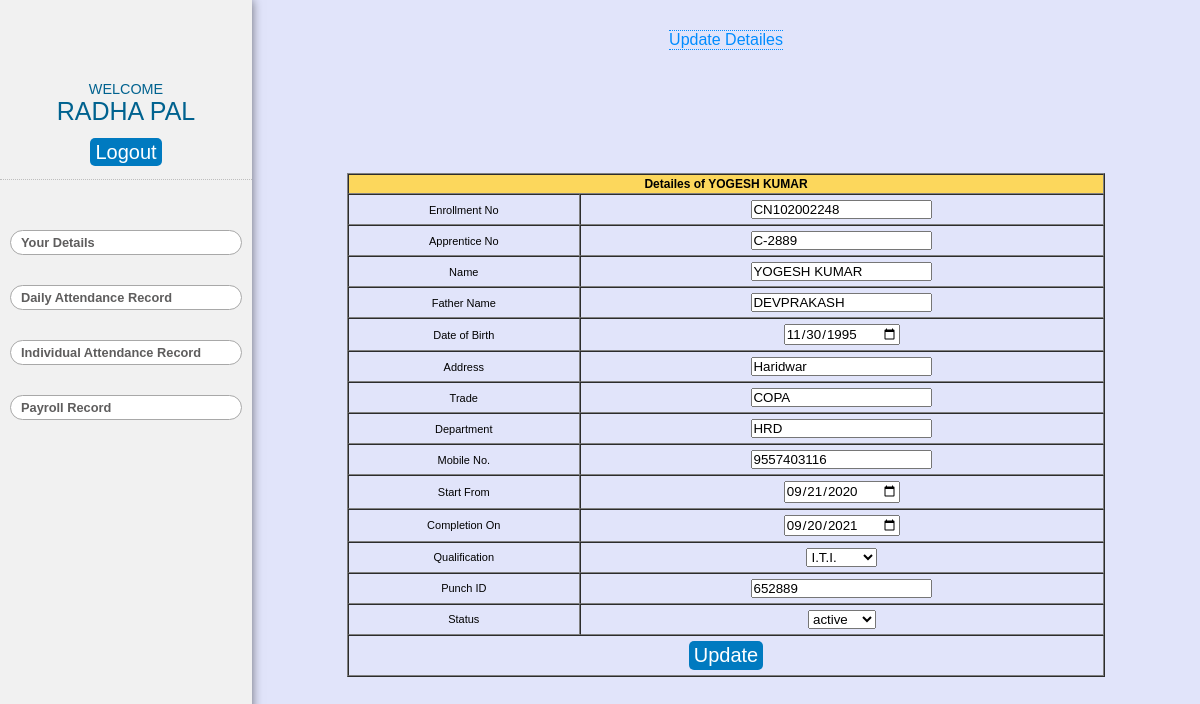
Screenshot of /update-details.php?apprentice_no=C-2889 (signed in) with the database file from the repository.
### tables this page shows
CREATE TABLE `apprentice` (
  `sn` int(11) NOT NULL,
  `enrollment_no` varchar(255) NOT NULL,
  `apprentice_no` varchar(255) NOT NULL,
  `name` varchar(255) NOT NULL,
  `father_name` varchar(255) NOT NULL,
  `dob` date NOT NULL,
  `address` varchar(255) NOT NULL,
  `trade` varchar(255) NOT NULL,
  `department` varchar(255) NOT NULL,
  `mobile` varchar(255) NOT NULL,
  `start_from` date NOT NULL,
  `completion_on` date NOT NULL,
  `qualification` int(11) NOT NULL,
  `punch_id` varchar(100) NOT NULL,
  `status` int(11) NOT NULL DEFAULT 1,
  `role` int(11) NOT NULL,
  `password` varchar(100) NOT NULL
);

### update-details.php (the view, shortened to what this page needs)
<!DOCTYPE html>
<html lang="en">
<head>
</head>
<body>
    <section class="content">
        <div class="main">
            <?php include_once "side-1.php"; ?>
            <div class="side-2" style="overflow-y:scroll">
                <div class="app-reg ">
                    <div class="upper-tab">
                    <p>Update Detailes</p>
                    </div>
                    <div class="input-table">
                        <?php include "backend/db.php";
                        $apprentice_no = "";
                        if (isset($_GET['apprentice_no'])) {
                            $apprentice_no = $_GET['apprentice_no'];
                        }
                        $sql = "SELECT * from apprentice WHERE apprentice_no = '{$apprentice_no}'";
                        $result = mysqli_query($conn, $sql) or die("Query failed");
                        if (mysqli_num_rows($result) > 0) {
                            while ($row = mysqli_fetch_assoc($result)) {
                        ?>
                                <table width="100%" border="1" cellpadding="1" cellspacing="0" style="text-align:center; ">
                                    <thead>
                                        <tr>
                                            <th colspan="2">Detailes of <?php echo $row['name']; ?> </th>
                                        </tr>
                                    </thead>
                                    <form action="backend/update-details-save.php?apprentice_id=<?php echo $apprentice_no; ?>" method="POST">
                                        <tbody>
                                            <tr>
                                                <td>Enrollment No</td>
                                                <td><input type="text" name="enrollment_no" value="<?php echo $row['enrollment_no']; ?>" ></td>
                                            </tr>
                                            <tr>
                                                <td>Apprentice No</td>
                                                <td><input type="text" name="apprentice_no" value="<?php echo $row['apprentice_no']; ?>"></td>
                                            </tr>
                                            <tr>
                                                <td>Name</td>
                                                <td><input type="text" name="name" value="<?php echo $row['name']; ?>"></td>
                                            </tr>
                                            <tr>
                                                <td>Father Name</td>
                                                <td><input type="text" name="father_name" value="<?php echo $row['father_name']; ?>"></td>
                                            </tr>
                                            <tr>
                                                <td>Date of Birth</td>
                                                <td><input type="date" name="dob" value="<?php echo $row['dob']; ?>"></td>
                                            </tr>
                                            <tr>
                                                <td>Address</td>
                                                <td><input type="text" name="address" value="<?php echo $row['address']; ?>"></td>
                                            </tr>
                                            <tr>
                                                <td>Trade</td>
                                                <td><input type="text" name="trade" value="<?php echo $row['trade']; ?>"></td>
                                            </tr>
                                            <tr>
                                                <td>Department</td>
                                                <td><input type="text" name="department" value="<?php echo $row['department']; ?>"></td>
                                            </tr>
                                            <tr>
                                                <td>Mobile No.</td>
                                                <td><input type="text" name="mobile" value="<?php echo $row['mobile']; ?>"></td>
                                            </tr>
                                            <tr>
                                                <td>Start From</td>
                                                <td><input type="date" name="from" value="<?php echo $row['start_from']; ?>"></td>
                                            </tr>
                                            <tr>
                                                <td>Completion On</td>
                                                <td><input type="date" name="to" value="<?php echo $row['completion_on']; ?>"></td>
                                            </tr>
                                            <tr>
                                                <td>Qualification</td>
                                                <td><select name="qualification" id="qualification">
                                                        <?php
                                                        $sql2 = "SELECT * from qualifications";
                                                        $result2 = mysqli_query($conn, $sql2);
                                                        if (mysqli_num_rows($result2) > 0) {
                                                            while ($row2 = mysqli_fetch_assoc($result2)) {
                                                                if ($row['qualification'] == $row2['q_id']) {
                                                                    $selected = "selected";
                                                                } else {
                                                                    $selected = "";
                                                                }
                                                                echo "<option {$selected} value={$row2['q_id']}>{$row2['qualification']}</option>";
                                                            }
                                                        }
                                                        ?>
                                                    </select></td>
                                            </tr>
                                            <tr>
                                                <td>Punch ID </td>
                                                <td><input type="text" name="punch_id" value="<?php echo $row['punch_id']; ?>"></td>
                                            </tr>
                                            <tr>
                                                <td>Status </td>
                                                <td>
                                                    <select name="status" id="status">
                                                        <?php
                                                        $sql1 = "SELECT * from apprentice_status";
                                                        $result1 = mysqli_query($conn, $sql1);
                                                        if (mysqli_num_rows($result1) > 0) {
                                                            while ($row1 = mysqli_fetch_assoc($result1)) {
                                                                if ($row['status'] == $row1['status_id']) {
                                                                    $selected = "selected";
                                                                } else {
                                                                    $selected = "";
                                                                }
                                                                echo "<option {$selected} value={$row1['status_id']}>{$row1['status']}</option>";
                                                            }
                                                        }
                                                        ?>
                                                    </select>
                                                </td>
                                            </tr>
                                            <tr>
                                                <td colspan="2">
                                                    <input type="submit" name="update" value="Update" class="btn">
                                                </td>
                                            </tr>
                                        </tbody>
                                    </form>
                                </table>
                        <?php
                            }
                        }
                        ?>
                    </div>
                </div>
            </div>
        </div>
    </section>
</body>
</html>

### styles.css (style rules this page uses)
* { box-sizing: border-box; margin: 0; padding: 0; scroll-behavior: smooth; font-family: "Poppins", sans-serif; }
body { width: 100vw; height: 100vh; }
section { height: 100vh; max-width: 100%; padding: 20px; }
.btn { background-color: rgb(0, 183, 255); color: white; font-size: 20px; border-radius: 5px; transition: 0.5s ease-in-out; padding: 10px 10px; border: none; outline: none; }
.content { padding: 0; }
.main { height: 100%; display: flex; width: 100vw; }
.btn { background-color: rgb(0, 122, 192); padding: 3px 5px; outline: none; border: none; color: #fff; border-radius: 5px; cursor: pointer; }
.side-2 { width: 79%; height: 100vh; overflow-y: scroll; background-color: rgba(193, 200, 244, 0.484); }
.upper-tab { border-top: 1px dotted rgb(0, 140, 255); border-bottom: 1px dotted rgb(0, 140, 255); color: rgb(0, 140, 255); }
.app-reg { padding-top: 30px; width: 100%; height: 100%; display: flex; flex-direction: column; justify-content: center; align-items: center; }
.input-table { height: 80%; margin: auto; width: 80%; display: flex; justify-content: center; align-items: center; }
thead { background-color: rgb(252, 215, 92); font-size: 12px; }
th { padding: 2px; }
tr { height: 20px; }
td { font-size: 11px; padding: 5px 5px; }

### rows the page displays
apprentice: name "YOGESH KUMAR", enrollment_no "CN102002248", apprentice_no "C-2889", father_name "DEVPRAKASH", dob "11/30/1995", address "Haridwar", trade "COPA", department "HRD", mobile "9557403116", from "09/21/2020", to "09/20/2021", punch_id "652889"

### other values shown
$_SESSION['name'] "RADHA PAL"
form field qualification "I.T.I."
form field status "active"
